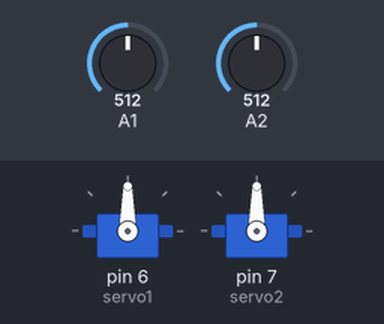
The sketch below on a simulated Arduino Uno, built with avr-gcc and run on an emulated ATmega328P. On the bench: 2 × servo. Inputs (shaded band) come from the test bench; at power-on: A1 = 512, A2 = 512.

Above: at 1.2 s.
1.3 s: A1 set to 716
At 2.0 s:
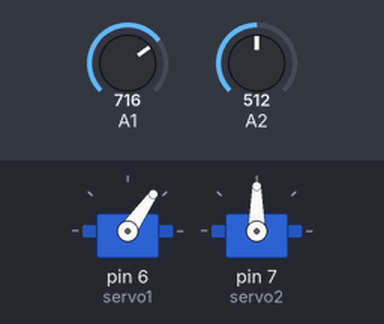
2.8 s: A2 set to 716
At 3.2 s:
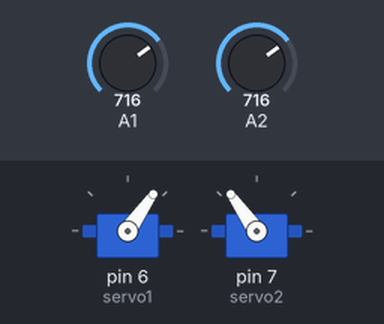
4.3 s: A1 set to 900
At 5.5 s:
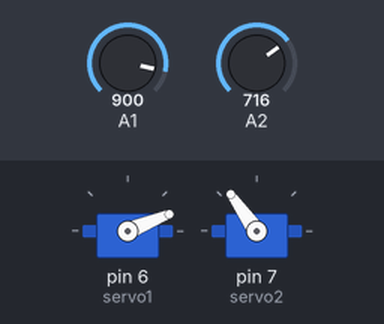
5.8 s: A2 set to 900
At 6.6 s:
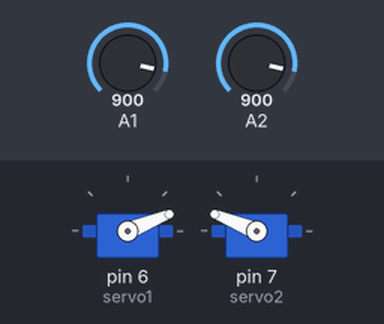
7.3 s: A1 set to 1023
At 7.8 s:
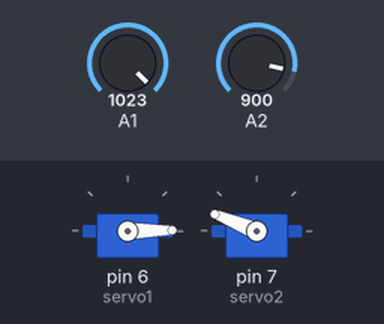
8.8 s: A2 set to 1023
At 10.1 s:
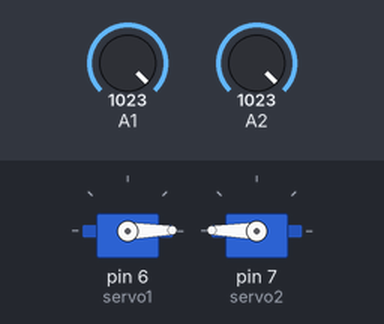
Timing chart, 0 to 11.3 s (numbered marks = the images above; inputs shaded):
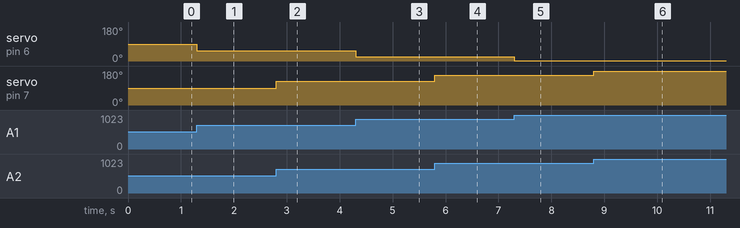

The sketch:

SigueLuz_Servos.ino
```cpp
#include <Servo.h>          // Incluir la librería Servo
Servo servo1;
Servo servo2;// Crear un objeto tipo Servo llamado servo1
int angulo = 0 ;
int angulo2 = 0;
int Eje_X = A1 ;
int Eje_Y = A2 ;


void setup()
    {
        servo1.attach(6) ;  // Conectar servo1 al pin 6
        servo2.attach(7);

    }

void loop()
    {
        angulo  = map( analogRead(A1), 0, 1024, 180, 0);
        servo1.write(angulo);
        angulo2  = map( analogRead(A2), 0, 1024, 0, 180);
        servo2.write(angulo2);


           }
```

Measured:
- after the input at 1.3 s, servo on pin 6 (servo1): 90° → 55° at once
- after the input at 2.8 s, servo on pin 7 (servo2): 90° → 125° at once
- after the input at 4.3 s, servo on pin 6 (servo1): 55° → 22° at once
- after the input at 5.8 s, servo on pin 7 (servo2): 125° → 158° at once
- after the input at 7.3 s, servo on pin 6 (servo1): 22° → 1° at once
- after the input at 8.8 s, servo on pin 7 (servo2): 158° → 179° at once
